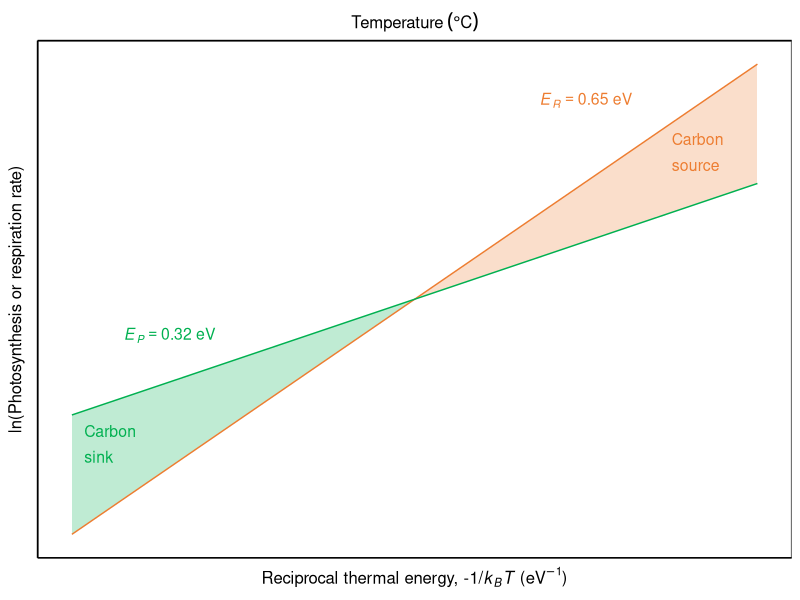
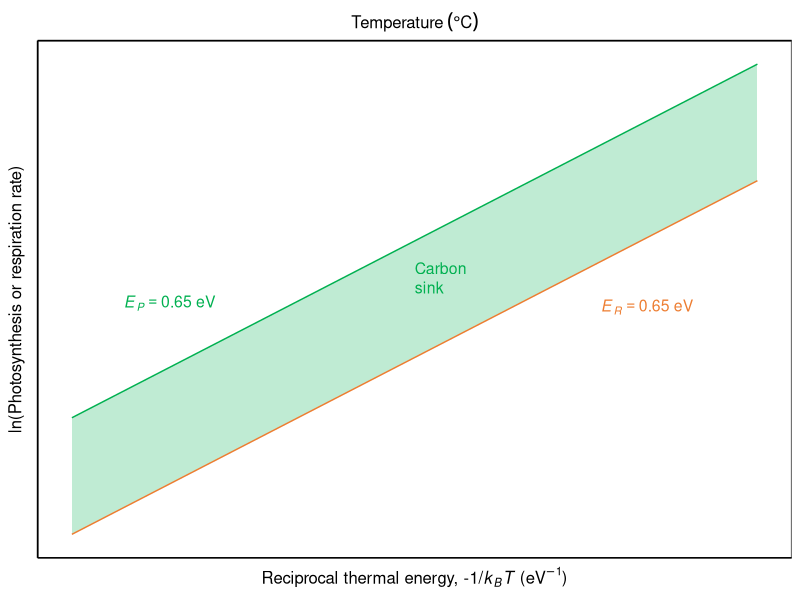
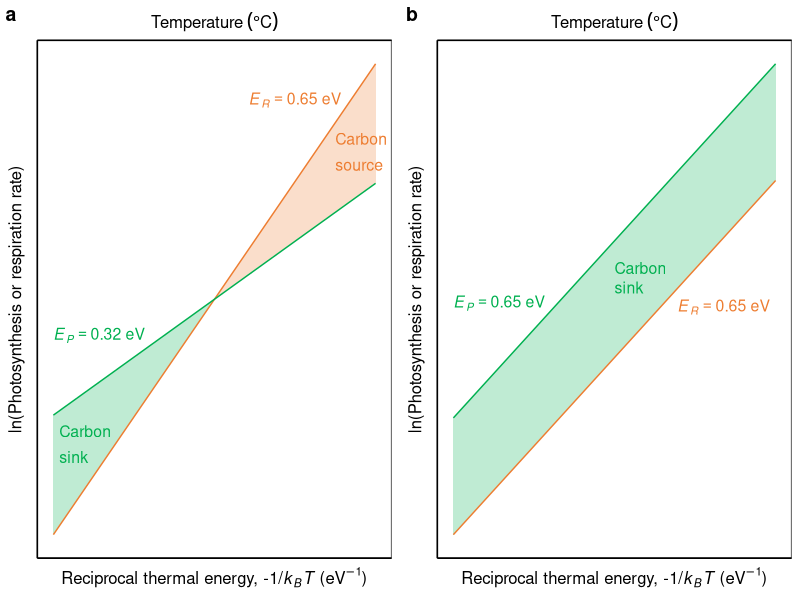
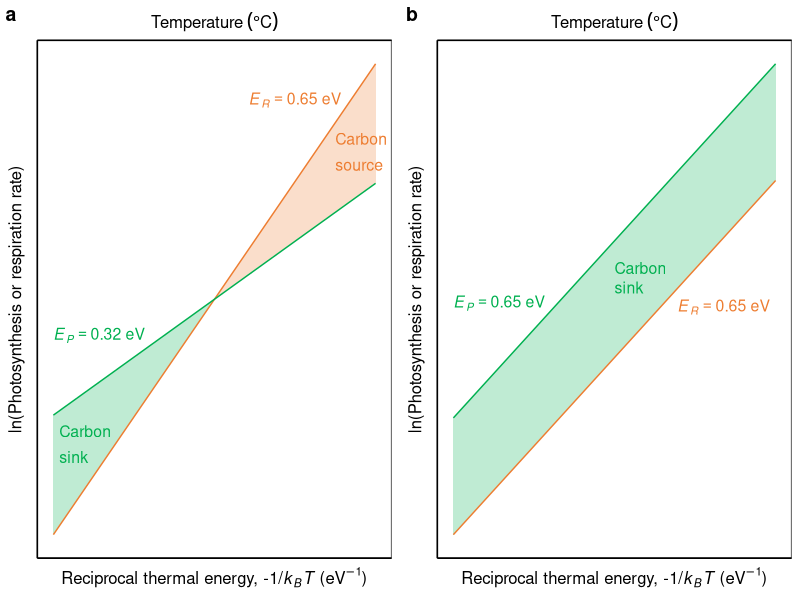
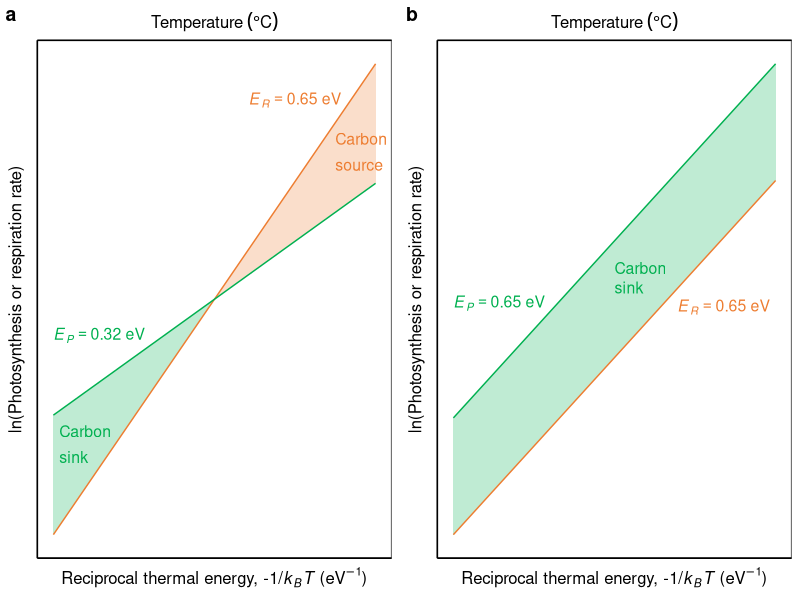

Write the R code that produced these figures, in order.
# Description ----
# Figure 3 plot and analyses from
# Michaletz ST & Garen JC. 2024. Hotter is not (always) better: Embracing unimodal scaling of biological rates with temperature.

# Plot of MST predictions for cross-over of photosynthesis (E = 0.32 eV) and respiration (E = 0.65 eV)

# Initialize ----
#--Libraries
library(ggplot2)
library(ggpubr)
# Uncomment the following lines to install required packages:
# install.packages("ggplot2")
# install.packages("ggpubr")

# create data for the lines
x <- seq(-2, 12, length.out = 100)
y1 <- 0.65 * (x - 5)
y2 <- 0.32 * (x - 5)

# create a data frame with the x and y values for the two lines
df <- data.frame(x, y1, y2)

# Figure 3----
## Panel a: Current MTE prediction----
pan_a <- ggplot(df, aes(x = x)) +
  geom_ribbon(data = df[df$x <= 5, ], aes(x = x, ymin = y1, ymax = y2), fill = "#00B050", alpha = 0.25) +
  geom_ribbon(data = df[df$x >= 5, ], aes(x = x, ymin = y1, ymax = y2), fill = "#ED7D31", alpha = 0.25) +
  geom_line(aes(y = y1), color = "#ED7D31") +
  geom_line(aes(y = y2), color = "#00B050") +
  annotate("text", x = -1.75, y = -2.55, label = "Carbon", color = "#00B050", size = 4, hjust = 0) +
  annotate("text", x = -1.75, y = -3.05, label = "sink", color = "#00B050", size = 4, hjust = 0) +
  annotate("text", x = 10.25, y = 3.1, label = "Carbon", color = "#ED7D31", size = 4, hjust = 0) +
  annotate("text", x = 10.25, y = 2.6, label = "source", color = "#ED7D31", size = 4, hjust = 0) +
  annotate("text", x = 0, y = -0.7, label = expression(italic(E[P]) == 0.32~eV), color = "#00B050", size = 4) +
  annotate("text", x = 8.5, y = 3.85, label = expression(italic(E[R]) == 0.65~eV), color = "#ED7D31", size = 4) +
  xlab(expression(paste('Reciprocal thermal energy, ', '-1/',italic('k')[italic("B")], italic('T'), ' (',  eV^{-1}, ')'))) +
  ylab(expression(paste("ln(Photosynthesis or respiration rate)"))) +
  scale_x_continuous(sec.axis = sec_axis(trans = ~ .*1 , name = expression(paste('Temperature'~(degree*C))))) +
  theme_bw(base_size=12) +
  theme(panel.grid.major = element_blank(), panel.grid.minor = element_blank(), axis.line = element_line(colour = "black"), axis.text.x=element_blank(), axis.ticks.x=element_blank(), axis.text.y=element_blank(), axis.ticks.y=element_blank())
pan_a

## Panel b: Revised MTE prediction----
pan_b <- ggplot(df, aes(x = x)) +
  geom_ribbon(data = df, aes(x = x, ymin = y1-1.5, ymax = y1+1.5), fill = "#00B050", alpha = 0.25) +
  geom_line(aes(y = y1-1.5), color = "#ED7D31") +
  geom_line(aes(y = y1+1.5), color = "#00B050") +
  annotate("text", x = 5, y = 0.8, label = "Carbon", color = "#00B050", size = 4, hjust = 0) +
  annotate("text", x = 5, y = 0.3, label = "sink", color = "#00B050", size = 4, hjust = 0) +
  annotate("text", x = 0, y = -0.1, label = expression(italic(E[P]) == 0.65~eV), color = "#00B050", size = 4) +
  annotate("text", x = 9.75, y = -0.2, label = expression(italic(E[R]) == 0.65~eV), color = "#ED7D31", size = 4) +
  xlab(expression(paste('Reciprocal thermal energy, ', '-1/',italic('k')[italic("B")], italic('T'), ' (',  eV^{-1}, ')'))) +
  ylab(expression(paste("ln(Photosynthesis or respiration rate)"))) +
  scale_x_continuous(sec.axis = sec_axis(trans = ~ .*1 , name = expression(paste('Temperature'~(degree*C))))) +
  theme_bw(base_size=12) +
  theme(panel.grid.major = element_blank(), panel.grid.minor = element_blank(), axis.line = element_line(colour = "black"), axis.text.x=element_blank(), axis.ticks.x=element_blank(), axis.text.y=element_blank(), axis.ticks.y=element_blank())
pan_b
ggarrange(pan_a, pan_b, common.legend = F, legend = "right", labels = "auto")

## Plot panels together ----
png("Figure_3.png", width = 8,height = 4, res = 300, units = "in")
ggarrange(pan_a, pan_b, common.legend = F, legend = "right", labels = "auto")
dev.off()
postscript("Figure_3.eps", width = 8, height = 4, horizontal = FALSE, onefile = FALSE, paper = "special")
ggarrange(pan_a, pan_b, common.legend = F, legend = "right", labels = "auto")
dev.off()


